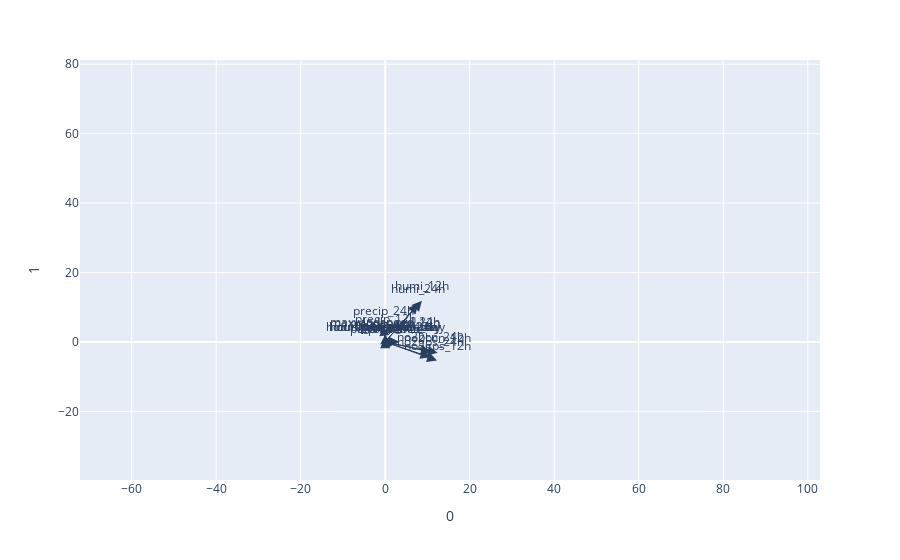

Source (notebook cell):
### Code cell
import plotly.express as px
loadings = pca.components_.T * np.sqrt(pca.explained_variance_)

fig = px.scatter(pca_features, x=0, y=1, color=None, color_discrete_sequence=['rgba(147,112,219,0.0)'])

for i, feature in enumerate(num_cols[:-2]):
    fig.add_annotation(
        ax=0, ay=0,
        axref="x", ayref="y",
        x=loadings[i, 0],
        y=loadings[i, 1],
        showarrow=True,
        arrowsize=2,
        arrowhead=2,
        xanchor="right",
        yanchor="top"
    )
    fig.add_annotation(
        x=loadings[i, 0],
        y=loadings[i, 1],
        ax=0, ay=0,
        xanchor="center",
        yanchor="bottom",
        text=feature,
        yshift=5,
    )
fig.show()

### Figure 1 — Plotly figure (JSON) as saved in the notebook; plotly's stock layout.template omitted (floating-point values rounded to 4 significant figures; data arrays with more than 128 entries replaced by an {"elided": "..."} marker saying what was removed)
{"data": [{"hovertemplate": "0=%{x}<br>1=%{y}<extra></extra>", "legendgroup": "", "marker": {"color": "rgba(147,112,219,0.0)", "symbol": "circle"}, "mode": "markers", "name": "", "showlegend": false, "type": "scattergl", "x": {"elided": "1612 float values"}, "xaxis": "x", "y": {"elided": "1612 float values"}, "yaxis": "y"}], "layout": {"annotations": [{"arrowhead": 2, "arrowsize": 2, "ax": 0, "axref": "x", "ay": 0, "ayref": "y", "showarrow": true, "x": 0.3299, "xanchor": "right", "y": -0.6045, "yanchor": "top"}, {"ax": 0, "ay": 0, "text": "performance", "x": 0.3299, "xanchor": "center", "y": -0.6045, "yanchor": "bottom", "yshift": 5}, {"arrowhead": 2, "arrowsize": 2, "ax": 0, "axref": "x", "ay": 0, "ayref": "y", "showarrow": true, "x": 10.82, "xanchor": "right", "y": -2.949, "yanchor": "top"}, {"ax": 0, "ay": 0, "text": "no2bcn_24h", "x": 10.82, "xanchor": "center", "y": -2.949, "yanchor": "bottom", "yshift": 5}, {"arrowhead": 2, "arrowsize": 2, "ax": 0, "axref": "x", "ay": 0, "ayref": "y", "showarrow": true, "x": 12.42, "xanchor": "right", "y": -3.156, "yanchor": "top"}, {"ax": 0, "ay": 0, "text": "no2bcn_12h", "x": 12.42, "xanchor": "center", "y": -3.156, "yanchor": "bottom", "yshift": 5}, {"arrowhead": 2, "arrowsize": 2, "ax": 0, "axref": "x", "ay": 0, "ayref": "y", "showarrow": true, "x": 10.71, "xanchor": "right", "y": -4.431, "yanchor": "top"}, {"ax": 0, "ay": 0, "text": "no2gps_24h", "x": 10.71, "xanchor": "center", "y": -4.431, "yanchor": "bottom", "yshift": 5}, {"arrowhead": 2, "arrowsize": 2, "ax": 0, "axref": "x", "ay": 0, "ayref": "y", "showarrow": true, "x": 12.26, "xanchor": "right", "y": -5.38, "yanchor": "top"}, {"ax": 0, "ay": 0, "text": "no2gps_12h", "x": 12.26, "xanchor": "center", "y": -5.38, "yanchor": "bottom", "yshift": 5}, {"arrowhead": 2, "arrowsize": 2, "ax": 0, "axref": "x", "ay": 0, "ayref": "y", "showarrow": true, "x": 2.168, "xanchor": "right", "y": -0.6205, "yanchor": "top"}, {"ax": 0, "ay": 0, "text": "pm25bcn", "x": 2.168, "xanchor": "center", "y": -0.6205, "yanchor": "bottom", "yshift": 5}, {"arrowhead": 2, "arrowsize": 2, "ax": 0, "axref": "x", "ay": 0, "ayref": "y", "showarrow": true, "x": 0.493, "xanchor": "right", "y": -0.04684, "yanchor": "top"}, {"ax": 0, "ay": 0, "text": "BCμg", "x": 0.493, "xanchor": "center", "y": -0.04684, "yanchor": "bottom", "yshift": 5}, {"arrowhead": 2, "arrowsize": 2, "ax": 0, "axref": "x", "ay": 0, "ayref": "y", "showarrow": true, "x": 0.1504, "xanchor": "right", "y": -0.02845, "yanchor": "top"}, {"ax": 0, "ay": 0, "text": "hours_noise_55_day", "x": 0.1504, "xanchor": "center", "y": -0.02845, "yanchor": "bottom", "yshift": 5}, {"arrowhead": 2, "arrowsize": 2, "ax": 0, "axref": "x", "ay": 0, "ayref": "y", "showarrow": true, "x": -0.01924, "xanchor": "right", "y": -0.01712, "yanchor": "top"}, {"ax": 0, "ay": 0, "text": "hours_noise_65_day", "x": -0.01924, "xanchor": "center", "y": -0.01712, "yanchor": "bottom", "yshift": 5}, {"arrowhead": 2, "arrowsize": 2, "ax": 0, "axref": "x", "ay": 0, "ayref": "y", "showarrow": true, "x": 0.1311, "xanchor": "right", "y": 0.0256, "yanchor": "top"}, {"ax": 0, "ay": 0, "text": "hours_greenblue_day", "x": 0.1311, "xanchor": "center", "y": 0.0256, "yanchor": "bottom", "yshift": 5}, {"arrowhead": 2, "arrowsize": 2, "ax": 0, "axref": "x", "ay": 0, "ayref": "y", "showarrow": true, "x": -0.02799, "xanchor": "right", "y": 0.6007, "yanchor": "top"}, {"ax": 0, "ay": 0, "text": "tmean_24h", "x": -0.02799, "xanchor": "center", "y": 0.6007, "yanchor": "bottom", "yshift": 5}, {"arrowhead": 2, "arrowsize": 2, "ax": 0, "axref": "x", "ay": 0, "ayref": "y", "showarrow": true, "x": -0.06372, "xanchor": "right", "y": 0.1955, "yanchor": "top"}, {"ax": 0, "ay": 0, "text": "tmean_12h", "x": -0.06372, "xanchor": "center", "y": 0.1955, "yanchor": "bottom", "yshift": 5}, {"arrowhead": 2, "arrowsize": 2, "ax": 0, "axref": "x", "ay": 0, "ayref": "y", "showarrow": true, "x": 7.813, "xanchor": "right", "y": 11.03, "yanchor": "top"}, {"ax": 0, "ay": 0, "text": "humi_24h", "x": 7.813, "xanchor": "center", "y": 11.03, "yanchor": "bottom", "yshift": 5}, {"arrowhead": 2, "arrowsize": 2, "ax": 0, "axref": "x", "ay": 0, "ayref": "y", "showarrow": true, "x": 8.682, "xanchor": "right", "y": 11.83, "yanchor": "top"}, {"ax": 0, "ay": 0, "text": "humi_12h", "x": 8.682, "xanchor": "center", "y": 11.83, "yanchor": "bottom", "yshift": 5}, {"arrowhead": 2, "arrowsize": 2, "ax": 0, "axref": "x", "ay": 0, "ayref": "y", "showarrow": true, "x": 3.28, "xanchor": "right", "y": 0.07518, "yanchor": "top"}, {"ax": 0, "ay": 0, "text": "pressure_24h", "x": 3.28, "xanchor": "center", "y": 0.07518, "yanchor": "bottom", "yshift": 5}, {"arrowhead": 2, "arrowsize": 2, "ax": 0, "axref": "x", "ay": 0, "ayref": "y", "showarrow": true, "x": 3.1, "xanchor": "right", "y": -0.1508, "yanchor": "top"}, {"ax": 0, "ay": 0, "text": "pressure_12h", "x": 3.1, "xanchor": "center", "y": -0.1508, "yanchor": "bottom", "yshift": 5}, {"arrowhead": 2, "arrowsize": 2, "ax": 0, "axref": "x", "ay": 0, "ayref": "y", "showarrow": true, "x": -0.5153, "xanchor": "right", "y": 4.657, "yanchor": "top"}, {"ax": 0, "ay": 0, "text": "precip_24h", "x": -0.5153, "xanchor": "center", "y": 4.657, "yanchor": "bottom", "yshift": 5}, {"arrowhead": 2, "arrowsize": 2, "ax": 0, "axref": "x", "ay": 0, "ayref": "y", "showarrow": true, "x": 0.04795, "xanchor": "right", "y": 2.178, "yanchor": "top"}, {"ax": 0, "ay": 0, "text": "precip_12h", "x": 0.04795, "xanchor": "center", "y": 2.178, "yanchor": "bottom", "yshift": 5}, {"arrowhead": 2, "arrowsize": 2, "ax": 0, "axref": "x", "ay": 0, "ayref": "y", "showarrow": true, "x": -0.104, "xanchor": "right", "y": 1.381, "yanchor": "top"}, {"ax": 0, "ay": 0, "text": "maxwindspeed_24h", "x": -0.104, "xanchor": "center", "y": 1.381, "yanchor": "bottom", "yshift": 5}, {"arrowhead": 2, "arrowsize": 2, "ax": 0, "axref": "x", "ay": 0, "ayref": "y", "showarrow": true, "x": 0.007681, "xanchor": "right", "y": 1.027, "yanchor": "top"}, {"ax": 0, "ay": 0, "text": "maxwindspeed_12h", "x": 0.007681, "xanchor": "center", "y": 1.027, "yanchor": "bottom", "yshift": 5}, {"arrowhead": 2, "arrowsize": 2, "ax": 0, "axref": "x", "ay": 0, "ayref": "y", "showarrow": true, "x": -0.2185, "xanchor": "right", "y": 0.1254, "yanchor": "top"}, {"ax": 0, "ay": 0, "text": "age_yrs", "x": -0.2185, "xanchor": "center", "y": 0.1254, "yanchor": "bottom", "yshift": 5}], "legend": {"tracegroupgap": 0}, "margin": {"t": 60}, "xaxis": {"anchor": "y", "domain": [0, 1], "title": {"text": "0"}}, "yaxis": {"anchor": "x", "domain": [0, 1], "title": {"text": "1"}}}}
